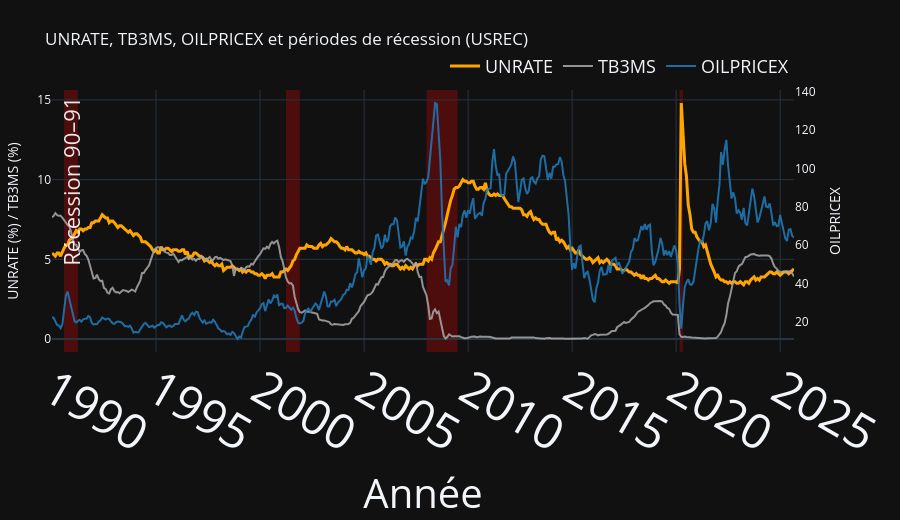

Source (notebook cell):
### Code cell
import numpy as np
import pandas as pd
import plotly.graph_objects as go

# ----------------------------
# 1) Données (UNRATE, TB3MS, OILPRICEX, USREC)
# ----------------------------
keep_cols = ["UNRATE", "TB3MS", "OILPRICEX", "USREC"]
df_plot = df_test[keep_cols].copy()

# Datetime index + tz-naive
idx = pd.to_datetime(df_plot.index, errors="coerce")
if getattr(idx, "tz", None) is not None:
    idx = idx.tz_convert(None)
df_plot.index = idx
df_plot = df_plot.dropna(subset=["USREC"])

usrec = (
    df_plot["USREC"]
    .copy()
    .fillna(0)
    .astype(int)
    .clip(0, 1)
)

# ----------------------------
# 2) Détection des crises (USREC = 1)
# ----------------------------
crisis_start = (usrec == 1) & (usrec.shift(1, fill_value=0) == 0)
crisis_end   = (usrec == 1) & (usrec.shift(-1, fill_value=0) == 0)

crises = pd.DataFrame({
    "start": usrec.index[crisis_start],
    "end":   usrec.index[crisis_end],
}).reset_index(drop=True)

crises["start"] = pd.to_datetime(crises["start"])
crises["end"]   = pd.to_datetime(crises["end"])

# couvrir le dernier mois si fréquence MS
crises["end_plot"] = crises["end"] + pd.offsets.MonthBegin(1)

# ----------------------------
# 3) Noms des crises (jusqu’à 1990)
# ----------------------------
crisis_names = {
    "1960-05-01": "Récession 60–61",
    "1970-01-01": "Récession 70",
    "1973-12-01": "Choc pétrolier 73–75",
    "1980-02-01": "Choc pétrolier 1980",
    "1981-08-01": "Récession 81–82",
    "1990-08-01": "Récession 90–91",
}

# ----------------------------
# 4) Figure Plotly (2 axes Y)
# ----------------------------
fig = go.Figure()

# UNRATE (axe gauche, orange)
fig.add_trace(
    go.Scatter(
        x=df_plot.index,
        y=df_plot["UNRATE"].astype(float),
        mode="lines",
        name="UNRATE",
        line=dict(width=3, color="#FFA500"),
        opacity=1.0,
        yaxis="y",
        hovertemplate="<b>UNRATE</b><br>Date: %{x|%Y-%m}<br>Value: %{y:.2f}%<extra></extra>",
    )
)

# TB3MS (axe gauche, gris)
fig.add_trace(
    go.Scatter(
        x=df_plot.index,
        y=df_plot["TB3MS"].astype(float),
        mode="lines",
        name="TB3MS",
        line=dict(width=2, color="#AAAAAA"),
        opacity=0.85,
        yaxis="y",
        hovertemplate="<b>TB3MS</b><br>Date: %{x|%Y-%m}<br>Value: %{y:.2f}%<extra></extra>",
    )
)

# OILPRICEX (axe droit, bleu)
fig.add_trace(
    go.Scatter(
        x=df_plot.index,
        y=df_plot["OILPRICEX"].astype(float),
        mode="lines",
        name="OILPRICEX",
        line=dict(width=2, color="#1f77b4"),
        opacity=0.9,
        yaxis="y2",
        hovertemplate="<b>OILPRICEX</b><br>Date: %{x|%Y-%m}<br>Value: %{y:.2f}<extra></extra>",
    )
)

# ----------------------------
# 5) Zones de récession + labels (labels x2, dates x4)
# ----------------------------
shapes = []
annotations = []
used = set()

# labels en haut stable (paper) => indépendant des valeurs y
y_label_paper = 0.98

for _, row in crises.iterrows():
    start, end_plot = row["start"], row["end_plot"]

    shapes.append(dict(
        type="rect",
        xref="x",
        yref="paper",
        x0=start,
        x1=end_plot,
        y0=0,
        y1=1,
        fillcolor="red",
        opacity=0.25,
        line=dict(width=0),
        layer="below",
    ))

    key = start.strftime("%Y-%m-%d")
    label = crisis_names.get(key)
    if label and label not in used:
        used.add(label)
        mid = start + (end_plot - start) / 2
        annotations.append(dict(
            x=mid,
            y=y_label_paper,
            xref="x",
            yref="paper",
            text=label,
            showarrow=False,
            textangle=-90,
            font=dict(size=22, color="white"), 
            opacity=0.9,
        ))

# ----------------------------
# 6) Layout (2 axes Y) + tailles demandées
# ----------------------------
fig.update_layout(
    title="UNRATE, TB3MS, OILPRICEX et périodes de récession (USREC)",

    xaxis=dict(
        title="Année",
        tickfont=dict(size=48),     # ✅ dates x4
        titlefont=dict(size=40),
    ),

    yaxis=dict(
        title="UNRATE (%) / TB3MS (%)",
        showgrid=True,
    ),
    yaxis2=dict(
        title="OILPRICEX",
        overlaying="y",
        side="right",
        showgrid=False,
    ),

    template="plotly_dark",
    shapes=shapes,
    annotations=annotations,
    height=520,

    legend=dict(
        orientation="h",
        yanchor="bottom",
        y=1.02,
        xanchor="right",
        x=1,
        font=dict(size=18),
        title_text="",
    ),
    margin=dict(t=90, r=40, l=40, b=60),
)

fig.show()

### Figure 1 — Plotly figure (JSON) as saved in the notebook; plotly's stock layout.template omitted (floating-point values rounded to 4 significant figures; data arrays with more than 128 entries replaced by an {"elided": "..."} marker saying what was removed)
{"data": [{"hovertemplate": "<b>UNRATE</b><br>Date: %{x|%Y-%m}<br>Value: %{y:.2f}%<extra></extra>", "line": {"color": "#FFA500", "width": 3}, "mode": "lines", "name": "UNRATE", "opacity": 1, "type": "scatter", "x": {"elided": "429 str values"}, "y": {"elided": "429 float values"}, "yaxis": "y"}, {"hovertemplate": "<b>TB3MS</b><br>Date: %{x|%Y-%m}<br>Value: %{y:.2f}%<extra></extra>", "line": {"color": "#AAAAAA", "width": 2}, "mode": "lines", "name": "TB3MS", "opacity": 0.85, "type": "scatter", "x": {"elided": "429 str values"}, "y": {"elided": "429 float values"}, "yaxis": "y"}, {"hovertemplate": "<b>OILPRICEX</b><br>Date: %{x|%Y-%m}<br>Value: %{y:.2f}<extra></extra>", "line": {"color": "#1f77b4", "width": 2}, "mode": "lines", "name": "OILPRICEX", "opacity": 0.9, "type": "scatter", "x": {"elided": "429 str values"}, "y": {"elided": "429 float values"}, "yaxis": "y2"}], "layout": {"annotations": [{"font": {"color": "white", "size": 22}, "opacity": 0.9, "showarrow": false, "text": "Récession 90–91", "textangle": -90, "x": "1990-11-30T12:00:00", "xref": "x", "y": 0.98, "yref": "paper"}], "height": 520, "legend": {"font": {"size": 18}, "orientation": "h", "title": {"text": ""}, "x": 1, "xanchor": "right", "y": 1.02, "yanchor": "bottom"}, "margin": {"b": 60, "l": 40, "r": 40, "t": 90}, "shapes": [{"fillcolor": "red", "layer": "below", "line": {"width": 0}, "opacity": 0.25, "type": "rect", "x0": "1990-08-01T00:00:00", "x1": "1991-04-01T00:00:00", "xref": "x", "y0": 0, "y1": 1, "yref": "paper"}, {"fillcolor": "red", "layer": "below", "line": {"width": 0}, "opacity": 0.25, "type": "rect", "x0": "2001-04-01T00:00:00", "x1": "2001-12-01T00:00:00", "xref": "x", "y0": 0, "y1": 1, "yref": "paper"}, {"fillcolor": "red", "layer": "below", "line": {"width": 0}, "opacity": 0.25, "type": "rect", "x0": "2008-01-01T00:00:00", "x1": "2009-07-01T00:00:00", "xref": "x", "y0": 0, "y1": 1, "yref": "paper"}, {"fillcolor": "red", "layer": "below", "line": {"width": 0}, "opacity": 0.25, "type": "rect", "x0": "2020-03-01T00:00:00", "x1": "2020-05-01T00:00:00", "xref": "x", "y0": 0, "y1": 1, "yref": "paper"}], "title": {"text": "UNRATE, TB3MS, OILPRICEX et périodes de récession (USREC)"}, "xaxis": {"tickfont": {"size": 48}, "title": {"font": {"size": 40}, "text": "Année"}}, "yaxis": {"showgrid": true, "title": {"text": "UNRATE (%) / TB3MS (%)"}}, "yaxis2": {"overlaying": "y", "showgrid": false, "side": "right", "title": {"text": "OILPRICEX"}}}}
